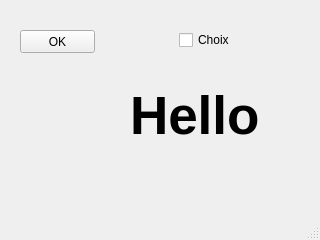
<?xml version="1.0" encoding="UTF-8"?>
<ui version="4.0">
 <class>MainWindow</class>
 <widget class="QMainWindow" name="MainWindow">
  <property name="geometry">
   <rect>
    <x>0</x>
    <y>0</y>
    <width>320</width>
    <height>240</height>
   </rect>
  </property>
  <property name="windowTitle">
   <string>EX02-texte</string>
  </property>
  <widget class="QWidget" name="centralwidget">
   <widget class="QPushButton" name="pushButton">
    <property name="geometry">
     <rect>
      <x>20</x>
      <y>30</y>
      <width>75</width>
      <height>23</height>
     </rect>
    </property>
    <property name="text">
     <string>OK</string>
    </property>
   </widget>
   <widget class="QLabel" name="label">
    <property name="geometry">
     <rect>
      <x>130</x>
      <y>90</y>
      <width>151</width>
      <height>51</height>
     </rect>
    </property>
    <property name="font">
     <font>
      <pointsize>40</pointsize>
      <weight>75</weight>
      <bold>true</bold>
     </font>
    </property>
    <property name="text">
     <string>Hello</string>
    </property>
   </widget>
   <widget class="QCheckBox" name="checkBox">
    <property name="geometry">
     <rect>
      <x>179</x>
      <y>30</y>
      <width>71</width>
      <height>20</height>
     </rect>
    </property>
    <property name="text">
     <string>Choix</string>
    </property>
    <property name="checked">
     <bool>false</bool>
    </property>
   </widget>
  </widget>
  <widget class="QMenuBar" name="menubar">
   <property name="geometry">
    <rect>
     <x>0</x>
     <y>0</y>
     <width>320</width>
     <height>21</height>
    </rect>
   </property>
  </widget>
  <widget class="QStatusBar" name="statusbar"/>
 </widget>
 <resources/>
 <connections/>
</ui>
